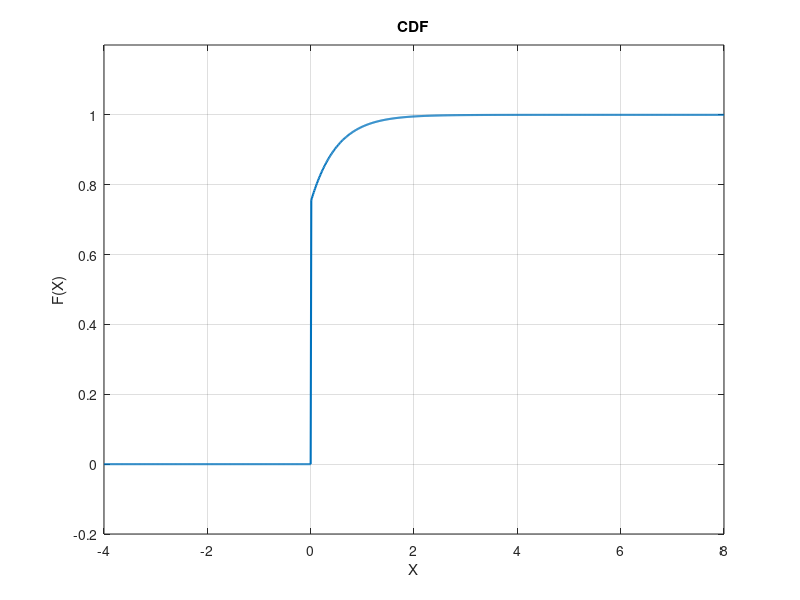

The MATLAB source for this figure:
function dcf_graph()
    x_values = linspace(-4, 8, 1000);
    y_values = piecewise_function(x_values);

    plot(x_values, y_values, 'LineWidth',1.5);
    title('CDF');
    xlabel('X');
    ylabel('F(X)');
    grid on;
    axis([-4, 8, -0.2, 1.2]); 
    hold off;
end

function y = exponential_Function(x)
    y = 1 - 0.25 * exp(-2 * x);
end

function y = piecewise_function(x)
    y = zeros(size(x));
    y(x <= 0) = 0;
    y(x > 0) = exponential_Function(x(x > 0));
end
